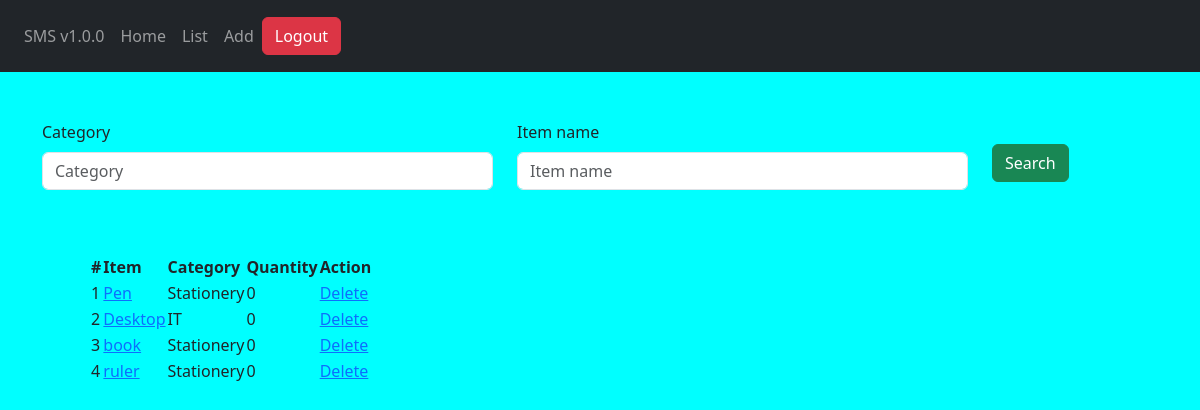
The app's page /stock/list/ (signed in), older data.
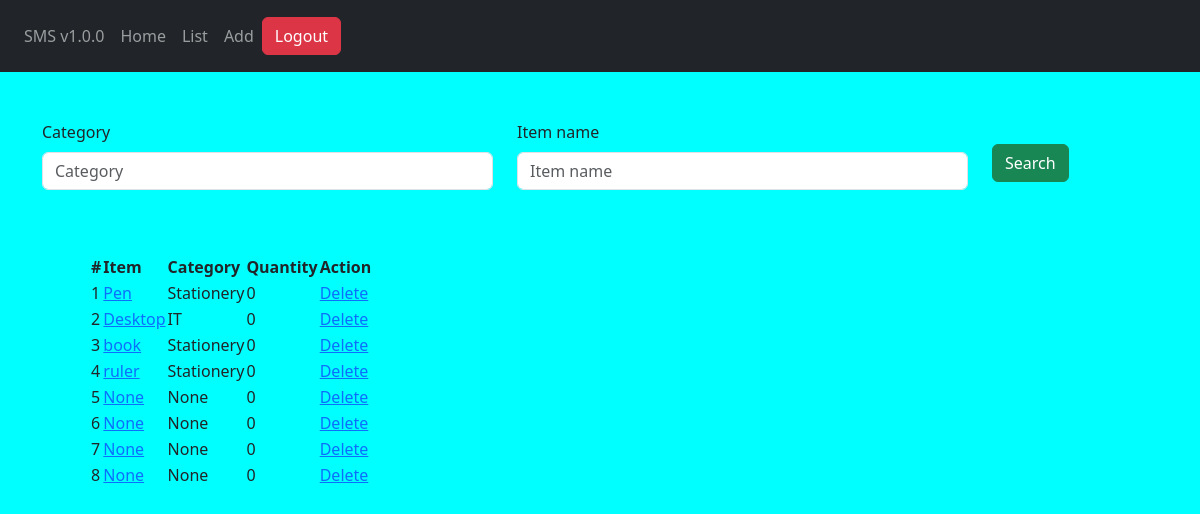
The same page, newer data.
### stockmgt/models.py (models this page shows, shortened)
class Stock(models.Model):
	category = models.CharField(max_length=50, blank=True, null=True)
	item_name = models.CharField(max_length=50, blank=True, null=True)
	quantity = models.IntegerField(default='0', blank=True, null=True)
	receive_quantity = models.IntegerField(default='0', blank=True, null=True)
	receive_by = models.CharField(max_length=50, blank=True, null=True)
	issue_quantity = models.IntegerField(default='0', blank=True, null=True)
	issue_by = models.CharField(max_length=50, blank=True, null=True)
	issue_to = models.CharField(max_length=50, blank=True, null=True)
	phone_number = models.CharField(max_length=50, blank=True, null=True)
	created_by = models.CharField(max_length=50, blank=True, null=True)
	reorder_level = models.IntegerField(default='0', blank=True, null=True)
	last_updated = models.DateTimeField(auto_now_add=False, auto_now=True)
	export_to_CSV = models.BooleanField(default=False)

### stockmgt/views.py (the view, shortened to what this page needs)
# urls.py: path('list/', list_items, name='list'),
@login_required(login_url=('/accounts/login'))
def list_items(request):
    queryset = Stock.objects.all()
    form = StockSearchForm()
    context={
        'queryset':queryset,
        'form':form
    }
    return render(request, 'stock/list.html', context)

### stockmgt/forms.py
class StockSearchForm(forms.ModelForm):
   class Meta:
     model = Stock
     fields = ['category', 'item_name']

### stockmgt/templates/stock/list.html (shortened to what this page needs)
{% extends 'base.html' %}
{% load bootstrap5 %}
{% block content %}
	<div class="container">
		<form class="mt-5" method="post" action="">
			<div class="row">
				{% for field in form %}
				<div class="col-sm-5">
					{% bootstrap_field field %}
				</div>
				{% endfor %}
				<div class="col-sm-2">
					<input class="btn btn-success mt-4" type="submit" value="Search">
				</div>
			</div>
		</form>
		<table class="m-5">
			<thead>
				<th>#</th>
				<th>Item</th>
				<th>Category</th>
				<th>Quantity</th>
				<th>Action</th>
			</thead>
			<tbody>
				{% for instance in queryset %}
				<tr>
					<td>{{forloop.counter}}</td>
					<td><a href="{% url 'stock:update' id=instance.id %}">{{instance.item_name}}</a></td>
					<td>{{instance.category}}</td>
					<td>{{instance.quantity}}</td>
					<td><a href="{% url 'stock:delete' id=instance.id %}">Delete</a></td>
				</tr>
				{% endfor %}
			</tbody>
		</table>
	</div>
{% endblock %}

Row changes from the older to the newer data that the page shows:
added Stock: item_name "None", category "None", quantity "0"
added Stock: item_name "None", category "None", quantity "0"
added Stock: item_name "None", category "None", quantity "0"
added Stock: item_name "None", category "None", quantity "0"
